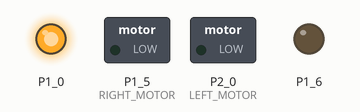
Bench run of a sketch on a simulated TI MSP430 LaunchPad. Shown: switched loads named in the sketch (green lamp = pin HIGH), output pins drawn as LEDs (lit = HIGH).

Above: at 2.1 s.
At 2.7 s:
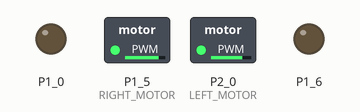
At 17.7 s:
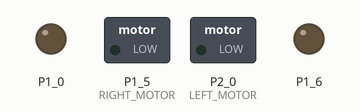
Timing chart, 0 to 19.2 s (numbered marks = the images above):
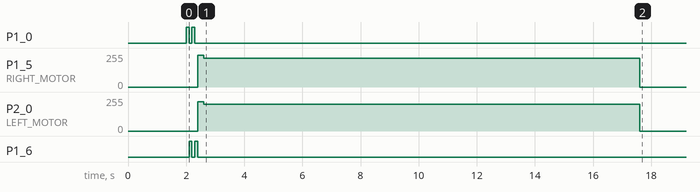

The sketch:

open_loop.ino
```cpp
/*
 * open_loop.ino
 *
 * EE16B Fall 2016
 * John Maidens, Emily Naviasky & Nathaniel Mailoa
 *
 * EE16B Fall 2017
 * Andrew Blatner
 *
 */

#define LEFT_MOTOR                  P2_0
#define RIGHT_MOTOR                 P1_5

#define RUN_TIME                    (15*1000)

unsigned long end_time = 0;

/*---------------------------*/
/*      CODE BLOCK CON1      */
/*---------------------------*/

float theta_left = 0.2658;
float theta_right = 0.2989;
float beta_left = -25.08;
float beta_right = -14.11;
float v_star = 78.1;

// PWM inputs to jolt the car straight
int left_jolt = 220;
int right_jolt = 240;

/*---------------------------*/
/*      CODE BLOCK CON2      */
/*---------------------------*/

float driveStraight_left(float v_star) {
  return (v_star + beta_left)/theta_left;
}

float driveStraight_right(float v_star) {
  return (v_star + beta_right)/theta_right;
}

/*---------------------------*/
/*---------------------------*/
/*---------------------------*/


void setup(void) {
  pinMode(LEFT_MOTOR, OUTPUT);
  pinMode(RIGHT_MOTOR, OUTPUT);
  pinMode(RED_LED, OUTPUT);
  pinMode(GREEN_LED, OUTPUT);

  write_pwm(0, 0); // Turn off motors
  delay(2000); // Wait 2 seconds to put down car
  reset_blinker(); // Blink lights to indicate car is running
  write_pwm(left_jolt, right_jolt); // Jolt motors for 200ms
  delay(200);

  /*---------------------------*/
  /*      CODE BLOCK CON0      */
  /*---------------------------*/

  // Attempt to drive straight using open loop control
  // Compute the PWM input required for each wheel based on v_star
  int left_cur_pwm = driveStraight_left(v_star);
  int right_cur_pwm = driveStraight_right(v_star);
  write_pwm(left_cur_pwm, right_cur_pwm);

  /*---------------------------*/
  /*---------------------------*/
  /*---------------------------*/

  end_time = millis() + RUN_TIME;
}

void loop(void) {
  if (end_time <= millis()) {
    write_pwm(0, 0);
  }
}

/*---------------------------*/
/*     Helper functions      */
/*---------------------------*/

void write_pwm(int pwm_left, int pwm_right) {
  analogWrite(LEFT_MOTOR, (int) min(max(0, pwm_left), 255));
  analogWrite(RIGHT_MOTOR, (int) min(max(0, pwm_right), 255));
}

void reset_blinker(void) {
  digitalWrite(RED_LED, HIGH);
  delay(100);
  digitalWrite(RED_LED, LOW);
  digitalWrite(GREEN_LED, HIGH);
  delay(100);
  digitalWrite(RED_LED, HIGH);
  digitalWrite(GREEN_LED, LOW);
  delay(100);
  digitalWrite(RED_LED, LOW);
  digitalWrite(GREEN_LED, HIGH);
  delay(100);
  digitalWrite(GREEN_LED, LOW);
}
```

Measured:
- by itself, P1_5 (RIGHT_MOTOR): 240/255 → 214/255 at 2.6 s, → 0/255 15.0 s later
- by itself, P2_0 (LEFT_MOTOR): 220/255 → 199/255 at 2.6 s, → 0/255 15.0 s later
